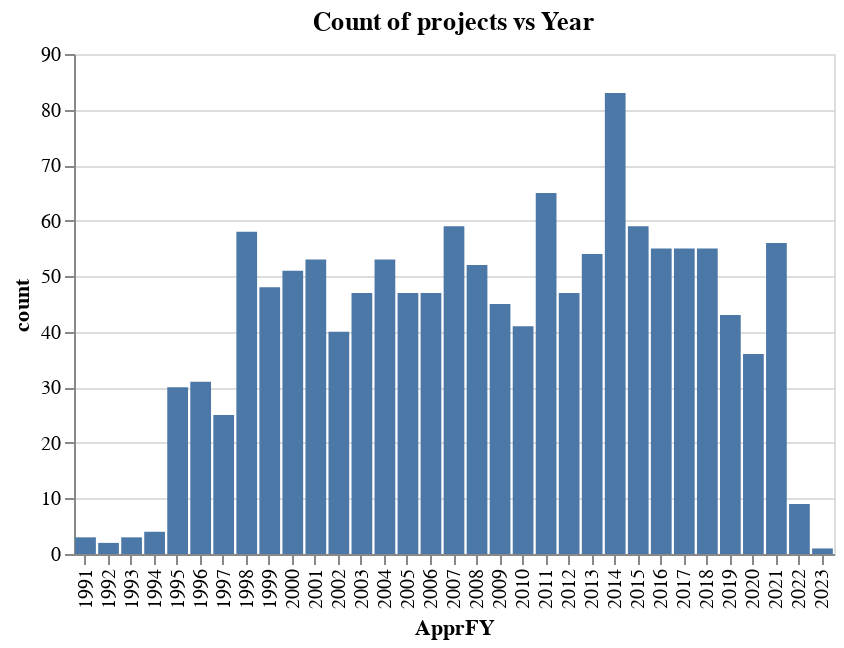

This figure's notebook cell:
### Code cell
rect = alt.Chart(input_data_1, title = 'Count of projects vs Year').mark_bar().encode(
x = 'ApprFY:O',
y = 'count:Q'
).transform_aggregate(
    count = 'count(ApprFY)',
    groupby = ['ApprFY']
).add_selection(
    brush
).properties(
    width=380,
    height=250
)
rect

### Figure 1 — Vega-Lite specification as saved in the notebook (floating-point values rounded to 4 significant figures; data arrays with more than 128 entries replaced by an {"elided": "..."} marker saying what was removed)
{"config": {"view": {"continuousWidth": 400, "continuousHeight": 300}}, "data": {"name": "data-be3e6008be3583f9384b19137f625b54"}, "mark": "bar", "encoding": {"x": {"field": "ApprFY", "type": "ordinal"}, "y": {"field": "count", "type": "quantitative"}}, "height": 250, "selection": {"selector002": {"type": "interval", "encodings": ["x"]}}, "title": "Count of projects vs Year", "transform": [{"aggregate": [{"op": "count", "field": "ApprFY", "as": "count"}], "groupby": ["ApprFY"]}], "width": 380, "$schema": "https://vega.github.io/schema/vega-lite/v4.17.0.json", "datasets": {"data-be3e6008be3583f9384b19137f625b54": {"elided": "1357 records"}}}
